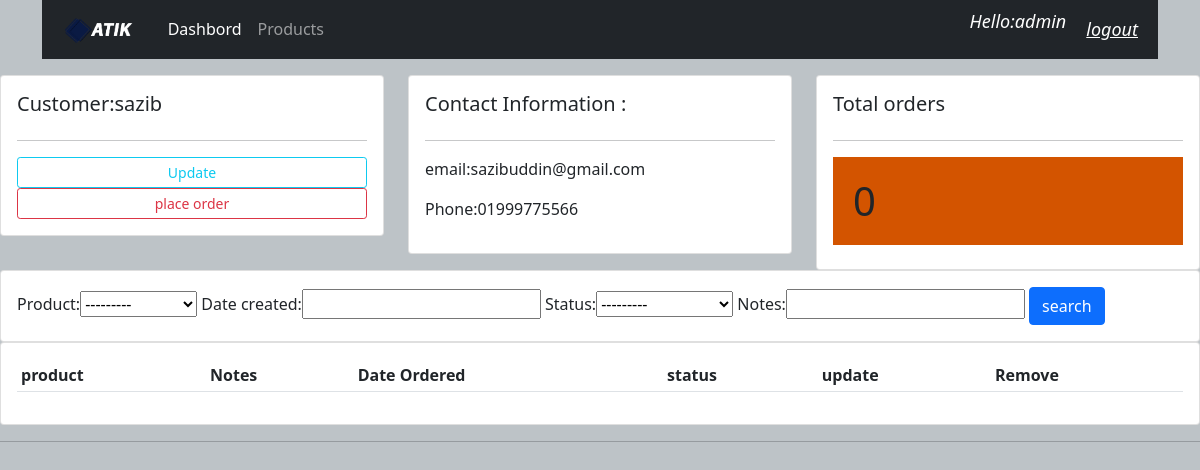
Screenshot of /customer/15/ (signed in) with the database file from the repository.
### accounts/models.py (models this page shows, shortened)
class Customer(models.Model):
    user = models.OneToOneField(User, null=True,blank=True, on_delete=models.CASCADE, related_name='customers')
    name = models.CharField(max_length=200)
    phone = models.CharField(max_length=200)
    email = models.CharField(max_length=200)
    profile_pic = models.ImageField(default='businessman.png', null=True)
    date = models.DateTimeField(auto_now_add=True)

### accounts/decorators.py (the view)
    def wrapper_func(request, *args, **kwargs):
        group = None
        if request.user.groups.exists():
            group = request.user.groups.all()[0].name
        if group == 'customer':
            return redirect('user-page')
        if group == 'admin':
            return view_func(request, *args, **kwargs)

### accounts/models.py (called while the page is built)
    def __str__(self):
        return self.name

### accounts/views.py (called while the page is built)
@login_required(login_url='login')
@admin_only
def customer(request, pk):
    customers = Customer.objects.get(id=pk)
    orders = customers.order_set.all()
    orders_count = orders.count()
    my_filter = OrderFilter(request.GET, queryset=orders)
    orders = my_filter.qs
    context = {'customer': customers, 'order': orders,
               'orders_count': orders_count, 'myFilter': my_filter}
    return render(request, 'accounts/customer.html', context)

### templates/accounts/customer.html (shortened to what this page needs)
{% extends 'accounts/main.html' %}
{% block content %}
<div class="row">
    <div class="col-md">
        <div class="card card-body">
            <h5>Customer:{{ customer.name }}</h5>
            <hr>
            <a href="" class="btn btn-outline-info btn-sm btn-block">Update</a>
            <a href="" class="btn btn-outline-danger btn-sm btn-block">place order</a>
        </div>
    </div>
    <div class="col-md">
        <div class="card card-body">
            <h5>Contact Information :</h5>
            <hr>
            <p>email:{{customer.email }}</p>
            <p>Phone:{{ customer.phone }}</p>
        </div>
    </div>
    <div class="col-md">
        <div class="card card-body">
            <h5>Total orders</h5>
            <hr>
            <h1 style="text align:center;padding:20px;background-color:#d35400;">{{ orders_count }}</h1>
        </div>
    </div>
</div>
<div class="row">
    <div class="col">
        <div class="card card-body">
            <form action="" method="get">
                {{ myFilter.form  }}
                <button class="btn btn-primary" type="submit">search</button>
            </form>
        </div>
    </div>
</div>
<div class="row">
    <div class="col-md">
        <div class="card card-body">
            <table  class="table table-sm" >
                <tr>
                    <th>product</th>
                    <th>Notes</th>
                    <th>Date Ordered</th>
                    <th>status</th>
                    <th>update</th>
                    <th>Remove</th>
                </tr>
            </table>
        </div>
    </div>
</div>
{% endblock %}

### templates/accounts/navbar.html (shortened to what this page needs)
{% load static %}
<nav class="navbar navbar-expand-lg navbar-dark bg-dark mb-3">
  <div class="container-fluid">
    <a class="navbar-brand" href="{%  url 'home' %}">
      <img id="logo" src="{% static 'image/logo.png' %}" alt="">
    </a>
    <div class="collapse navbar-collapse" id="navbarNav">
      <ul class="navbar-nav">
        {% if request.user.is_staff %}
        <li class="nav-item">
          <a class="nav-link active" aria-current="page" href="{%  url 'home' %}">Dashbord</a>
        </li>
        <li class="nav-item">
          <a class="nav-link" href="{% url 'products' %}">Products</a>
        </li>
    {% else %}
        <li class="nav-item">
          <a class="nav-link" href="{% url 'account' %}">Settings</a>
        </li>
  {% endif %}
      </ul>
    </div>
  </div>
  <p class='hello-msg'>Hello:{{ request.user }}</p>
  <span><a class="hello-msg" href="{% url 'logout' %}">logout</a> </span>
</nav>

### static/css/main.css (style rules this page uses)
#logo { height:30px; }
body { background-color:#bdc3c7; }

### templates/accounts/navbar.html (style rules this page uses)
.hello-msg { font-style: italic; font-size:18px; color: #fff; margin-right: 20px; }

### rows the page displays
Customer: name "sazib", email "sazibuddin@gmail.com", phone "01999775566"

### other values shown
{{ request.user }} "admin"
{{ orders_count }} "0"
